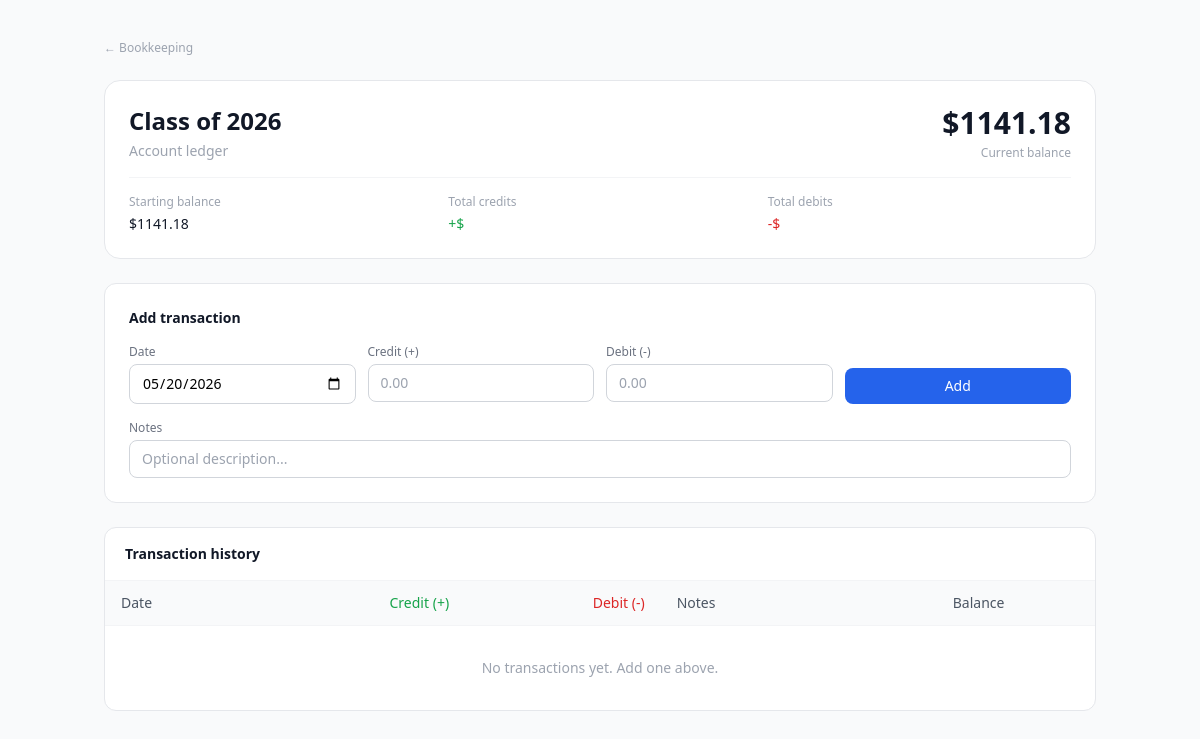
/bookkeeping/6/ (signed in), run on the app's committed database.
### sga/models.py (models this page shows, shortened)
class Account(models.Model):
    name = models.CharField(max_length=100)
    starting_balance = models.DecimalField(max_digits=10, decimal_places=2, default=0)
    created_at = models.DateTimeField(auto_now_add=True)
    updated_at = models.DateTimeField(auto_now=True)
    def current_balance(self):
        transactions = self.transactions.all()
        total_credits = sum(t.credit for t in transactions if t.credit)
        total_debits = sum(t.debit for t in transactions if t.debit)
        return self.starting_balance + total_credits - total_debits
    class Meta:
        ordering = ['name']

### sga/views.py (the view, shortened to what this page needs)
# urls.py: path('bookkeeping/<int:account_id>/', views.account_detail_view, name='account_detail'),
@login_required
def account_detail_view(request, account_id):
    try:
        member = Member.objects.get(student_id=request.user.username)
    except Member.DoesNotExist:
        return redirect('login')
    if member.permission_tier != 'SCI':
        messages.error(request, 'Access denied. SCI members only.')
        return redirect('dashboard')
    account = Account.objects.filter(id=account_id).first()
    if not account:
        messages.error(request, 'Account not found.')
        return redirect('bookkeeping')
    transactions = account.transactions.all()
    running_balance = account.starting_balance
    trans_with_balance = []
    trans_with_balance.reverse()
    return render(request, 'sga/account_detail.html', {
        'member': member,
        'account': account,
        'transactions': trans_with_balance,
        'today': date.today(),
    })

### sga/templates/sga/account_detail.html (shortened to what this page needs)
{% load bookkeeping_filters %}
<!DOCTYPE html>
<html lang="en">
<head>
  <script src="https://cdn.tailwindcss.com"></script>
</head>
<body class="bg-gray-50 min-h-screen">
<div class="max-w-5xl mx-auto px-4 py-10">
  <a href="{% url 'bookkeeping' %}" class="text-xs text-gray-400 hover:text-gray-600 mb-6 block">&larr; Bookkeeping</a>
  <div class="bg-white border border-gray-200 rounded-2xl p-6 mb-6">
    <div class="flex items-start justify-between">
      <div>
        <h1 class="text-2xl font-semibold text-gray-900">{{ account.name }}</h1>
        <p class="text-sm text-gray-400 mt-1">Account ledger</p>
      </div>
      <div class="text-right">
        <p class="text-3xl font-bold text-gray-900">${{ account.current_balance|floatformat:2 }}</p>
        <p class="text-xs text-gray-400 mt-1">Current balance</p>
      </div>
    </div>
    <div class="mt-4 pt-4 border-t border-gray-100 grid grid-cols-3 gap-4 text-sm">
      <div>
        <p class="text-gray-400 text-xs mb-1">Starting balance</p>
        <p class="text-gray-900 font-medium">${{ account.starting_balance|floatformat:2 }}</p>
      </div>
      <div>
        <p class="text-gray-400 text-xs mb-1">Total credits</p>
        <p class="text-green-600 font-medium">+${% widthratio account.transactions.all|length 1 1 as dummy %}{{ account.transactions.all|sum_credits|floatformat:2 }}</p>
      </div>
      <div>
        <p class="text-gray-400 text-xs mb-1">Total debits</p>
        <p class="text-red-600 font-medium">-${% widthratio account.transactions.all|length 1 1 as dummy %}{{ account.transactions.all|sum_debits|floatformat:2 }}</p>
      </div>
    </div>
  </div>
  <div class="bg-white border border-gray-200 rounded-xl p-6 mb-6">
    <h2 class="text-sm font-semibold text-gray-900 mb-4">Add transaction</h2>
    <form method="POST" class="space-y-4">
      <div class="grid grid-cols-4 gap-3">
        <div>
          <label class="block text-xs text-gray-500 mb-1">Date</label>
          <input type="date" name="date" value="{{ today|date:'Y-m-d' }}" required
            class="w-full border border-gray-300 rounded-lg px-3 py-2 text-sm focus:outline-none focus:ring-2 focus:ring-blue-500">
        </div>
        <div>
          <label class="block text-xs text-gray-500 mb-1">Credit (+)</label>
          <input type="text" name="credit" placeholder="0.00"
            class="w-full border border-gray-300 rounded-lg px-3 py-2 text-sm focus:outline-none focus:ring-2 focus:ring-green-500">
        </div>
        <div>
          <label class="block text-xs text-gray-500 mb-1">Debit (-)</label>
          <input type="text" name="debit" placeholder="0.00"
            class="w-full border border-gray-300 rounded-lg px-3 py-2 text-sm focus:outline-none focus:ring-2 focus:ring-red-500">
        </div>
        <div class="flex items-end">
          <button type="submit"
            class="w-full bg-blue-600 hover:bg-blue-700 text-white text-sm px-4 py-2 rounded-lg transition font-medium">
            Add
          </button>
        </div>
      </div>
      <div>
        <label class="block text-xs text-gray-500 mb-1">Notes</label>
        <input type="text" name="notes" placeholder="Optional description..."
          class="w-full border border-gray-300 rounded-lg px-3 py-2 text-sm focus:outline-none focus:ring-2 focus:ring-blue-500">
      </div>
    </form>
  </div>
  <div class="bg-white border border-gray-200 rounded-xl overflow-hidden">
    <div class="px-5 py-4 border-b border-gray-100">
      <h2 class="text-sm font-semibold text-gray-900">Transaction history</h2>
    </div>
    <div class="overflow-x-auto">
      <table class="w-full text-sm">
        <thead>
          <tr class="border-b border-gray-100 bg-gray-50">
            <th class="text-left px-4 py-3 font-medium text-gray-600">Date</th>
            <th class="text-right px-4 py-3 font-medium text-green-600">Credit (+)</th>
            <th class="text-right px-4 py-3 font-medium text-red-600">Debit (-)</th>
            <th class="text-left px-4 py-3 font-medium text-gray-600">Notes</th>
            <th class="text-right px-4 py-3 font-medium text-gray-600">Balance</th>
            <th class="text-right px-4 py-3 font-medium text-gray-600"></th>
          </tr>
        </thead>
        <tbody>
          {% for trans in transactions %}
          <tr class="border-b border-gray-50 hover:bg-gray-50 transition" id="row-{{ trans.id }}">
            <td class="px-4 py-3 text-gray-900">
              <span class="view-{{ trans.id }}">{{ trans.date|date:"M j, Y" }}</span>
              <input type="date" name="date" value="{{ trans.date|date:'Y-m-d' }}" form="form-{{ trans.id }}"
                class="hidden edit-{{ trans.id }} w-full border border-gray-300 rounded px-2 py-1 text-sm">
            </td>
            <td class="px-4 py-3 text-right font-medium text-green-600">
              <span class="view-{{ trans.id }}">{% if trans.credit %}${{ trans.credit|floatformat:2 }}{% else %}—{% endif %}</span>
              <input type="text" name="credit" value="{% if trans.credit %}{{ trans.credit }}{% endif %}" form="form-{{ trans.id }}"
                class="hidden edit-{{ trans.id }} w-full border border-gray-300 rounded px-2 py-1 text-sm text-right">
            </td>
            <td class="px-4 py-3 text-right font-medium text-red-600">
              <span class="view-{{ trans.id }}">{% if trans.debit %}${{ trans.debit|floatformat:2 }}{% endif %}</span>
              <input type="text" name="debit" value="{% if trans.debit %}{{ trans.debit }}{% endif %}" form="form-{{ trans.id }}"
                class="hidden edit-{{ trans.id }} w-full border border-gray-300 rounded px-2 py-1 text-sm text-right">
            </td>
            <td class="px-4 py-3 text-gray-600">
              <span class="view-{{ trans.id }}">{{ trans.notes|default:"—" }}</span>
              <input type="text" name="notes" value="{{ trans.notes }}" form="form-{{ trans.id }}"
                class="hidden edit-{{ trans.id }} w-full border border-gray-300 rounded px-2 py-1 text-sm">
            </td>
            <td class="px-4 py-3 text-right font-medium text-gray-900">
              ${{ trans.balance_after|floatformat:2 }}
            </td>
            <td class="px-4 py-3 text-right">
              <button onclick="toggleEdit({{ trans.id }})" class="view-{{ trans.id }} text-xs text-blue-500 hover:text-blue-700">Edit</button>
              <div class="hidden edit-{{ trans.id }} flex gap-2 justify-end">
                <button type="submit" form="form-{{ trans.id }}" class="text-xs text-green-600 hover:text-green-800">Save</button>
                <button onclick="toggleEdit({{ trans.id }})" class="text-xs text-gray-500 hover:text-gray-700">Cancel</button>
              </div>
              <form method="POST" class="inline ml-2" onsubmit="return confirm('Delete this transaction?')" id="delete-{{ trans.id }}">
                {% csrf_token %}
                <input type="hidden" name="action" value="delete_transaction">
                <input type="hidden" name="transaction_id" value="{{ trans.id }}">
                <button type="submit" class="text-xs text-red-500 hover:text-red-700">Delete</button>
              </form>
              <form method="POST" id="form-{{ trans.id }}" class="hidden">
                {% csrf_token %}
                <input type="hidden" name="action" value="edit_transaction">
                <input type="hidden" name="transaction_id" value="{{ trans.id }}">
              </form>
            </td>
          </tr>
          {% empty %}
          <tr>
            <td colspan="6" class="px-4 py-8 text-center text-gray-400">No transactions yet. Add one above.</td>
          </tr>
          {% endfor %}
        </tbody>
      </table>
    </div>
  </div>
</div>
</body>
</html>

### data on the page
Account: name "Class of 2026", current_balance "1141.18", starting_balance "1141.18"
